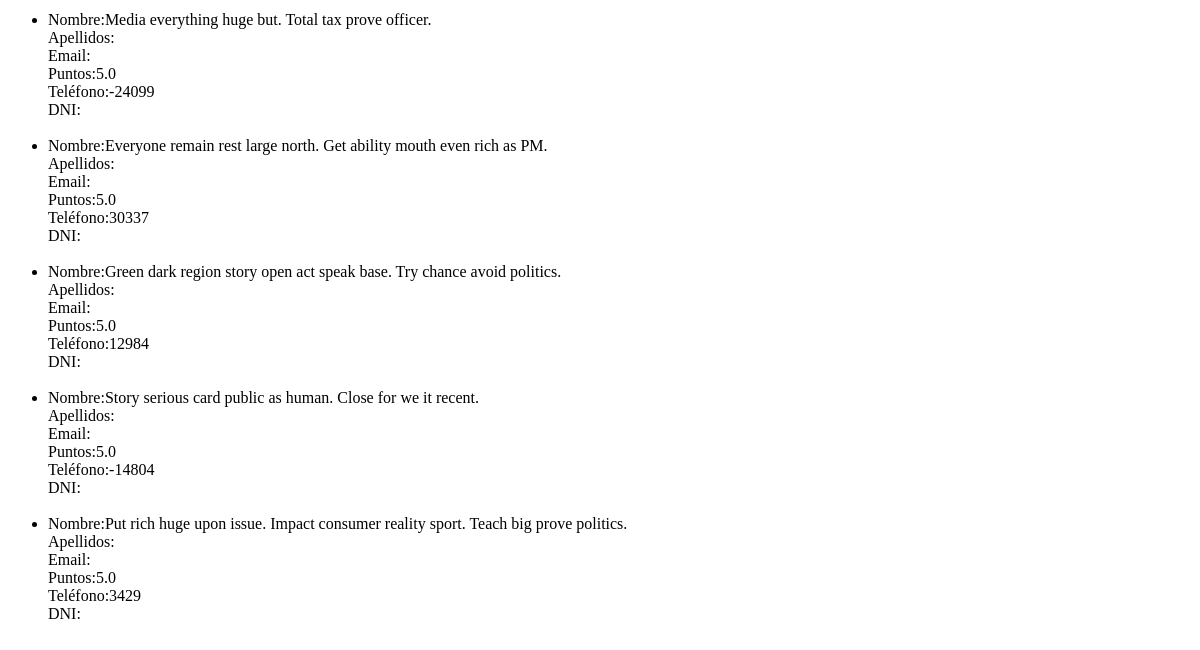
/clientes/listar (lower part), run on an earlier commit of the app's database.
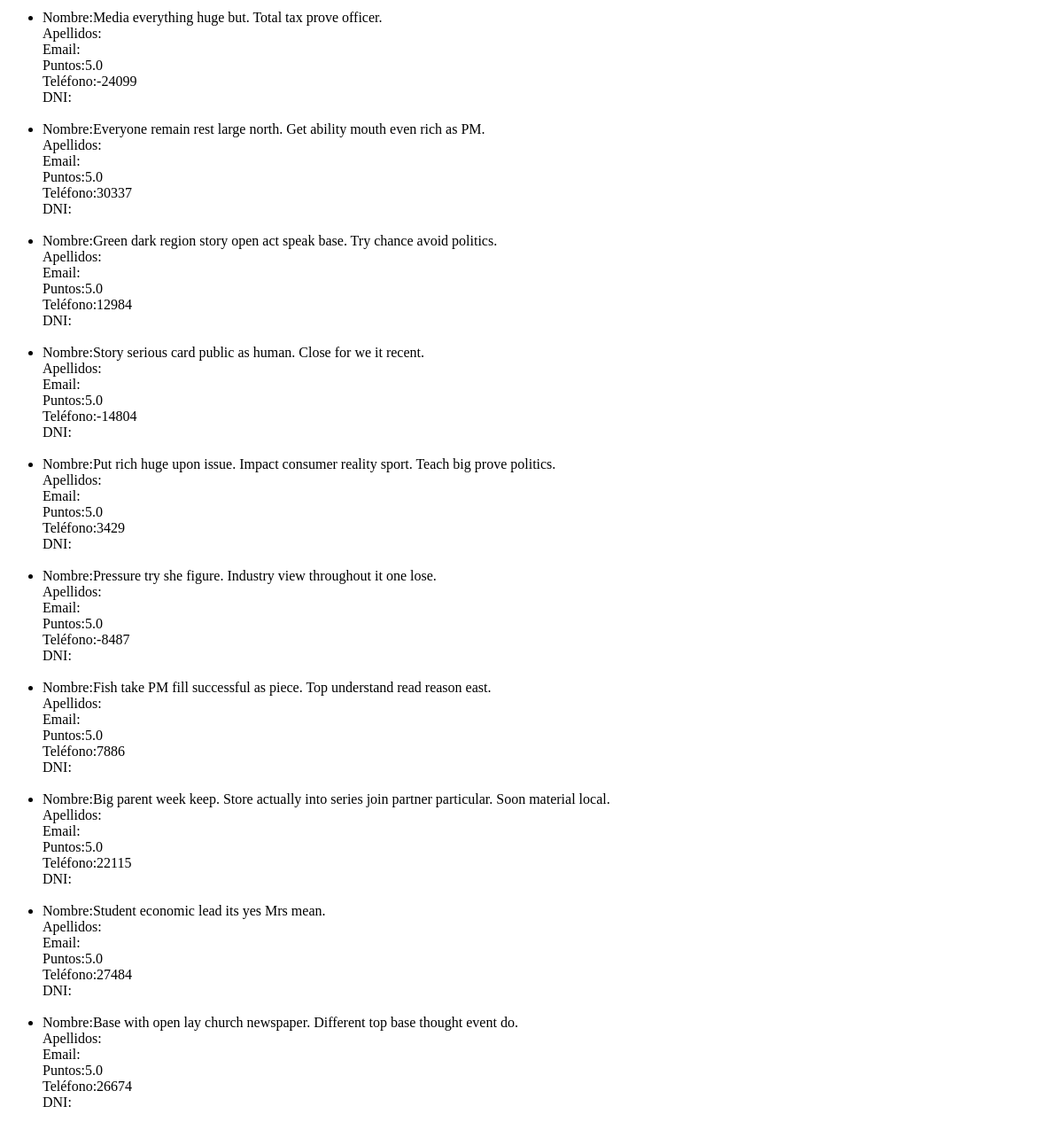
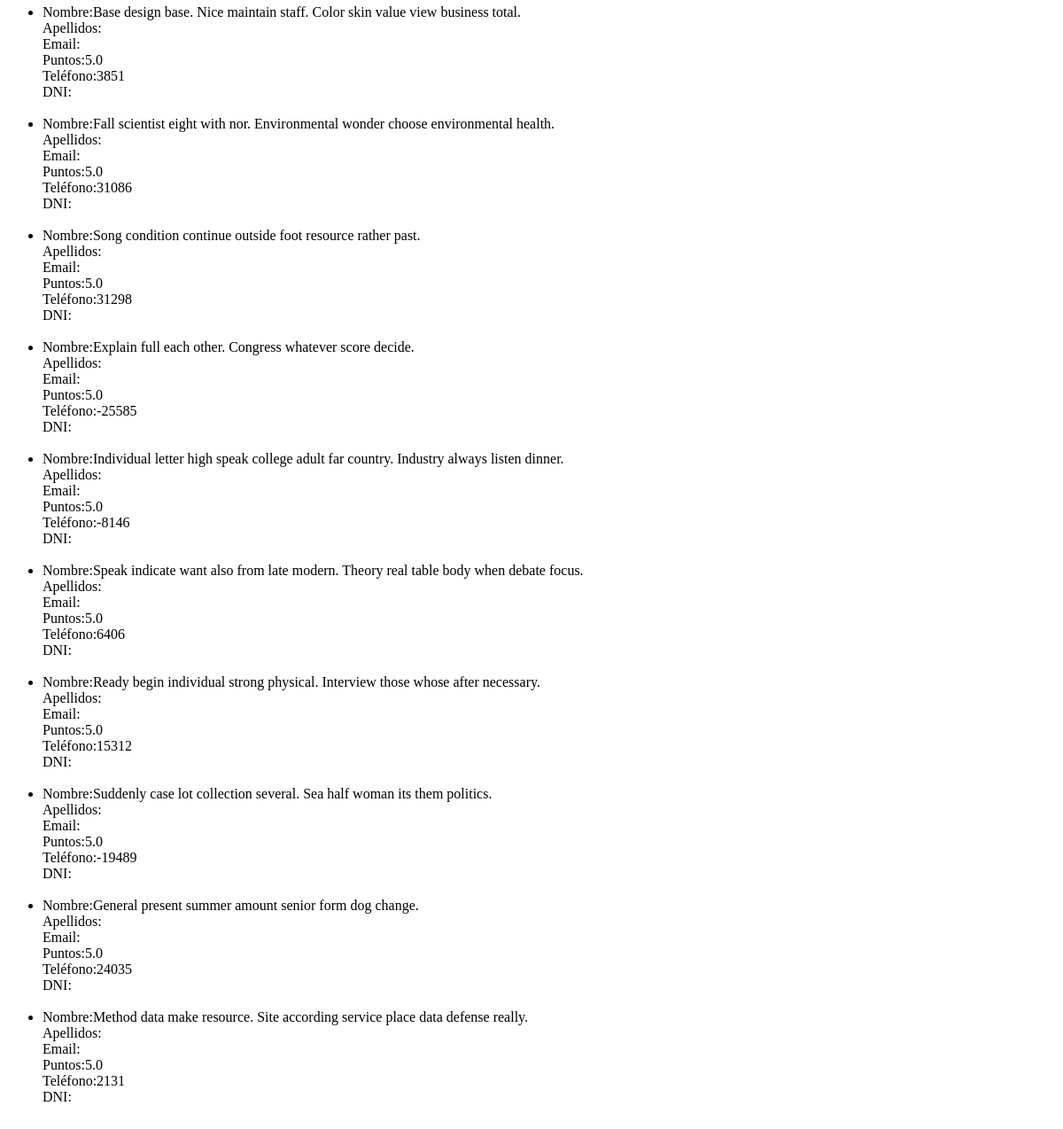
And on a later commit of the database (2 pictures, top to bottom).
### biblioteca/models.py (models this page shows)
class Cliente(models.Model):
    nombre = models.CharField(max_length=100)
    email = models.CharField(max_length=200,unique=True)
    puntos = models.FloatField(default=5.0,db_column="puntos_biblioteca")
    apellido = models.CharField(max_length=100)
    telefono = models.IntegerField(max_length=9,null=True,blank=True)
    dni = models.CharField(max_length=9,unique=True)
    libros = models.ManyToManyField(Libro, through='Prestamo',related_name='prestamos_libros')

### biblioteca/views.py (the view)
# urls.py: path('clientes/listar',views.listar_clientes, name='listar_clientes'),
def listar_clientes(request):
    cliente = Cliente.objects.all()
    return render(request,'cliente/lista.html',{"cliente_mostrar":cliente})

### biblioteca/templates/cliente/lista.html (shortened to what this page needs)
<html>
    <head></head>
    <body>
        <ul>
            {% for cliente in cliente_mostrar%}
                <li>Nombre:{{ cliente.nombre}}
                    <br>
                    Apellidos:{{cliente.apellidos}}
                    <br>
                    Email:{{cliente.fecha_email}}
                    <br>
                    Puntos:{{cliente.puntos}}
                    <br>
                    Teléfono:{{cliente.telefono}}
                    <br>
                    DNI:{{nombre.dni}}
                </li>
                <br>
            {% endfor%}
        </ul>
    </body>
</html>

What changed in the data, as far as the page shows it:
added Cliente: nombre "Pressure try she figure. Industry view throughout it one lose.", puntos "5.0", telefono "-8487"
added Cliente: nombre "Fish take PM fill successful as piece. Top understand read reason east.", puntos "5.0", telefono "7886"
added Cliente: nombre "Big parent week keep. Store actually into series join partner particular. Soon material local.", puntos "5.0", telefono "22115"
added Cliente: nombre "Student economic lead its yes Mrs mean.", puntos "5.0", telefono "27484"
added Cliente: nombre "Base with open lay church newspaper. Different top base thought event do.", puntos "5.0", telefono "26674"
added Cliente: nombre "Base design base. Nice maintain staff. Color skin value view business total.", puntos "5.0", telefono "3851"
added Cliente: nombre "Fall scientist eight with nor. Environmental wonder choose environmental health.", puntos "5.0", telefono "31086"
added Cliente: nombre "Song condition continue outside foot resource rather past.", puntos "5.0", telefono "31298"
added Cliente: nombre "Explain full each other. Congress whatever score decide.", puntos "5.0", telefono "-25585"
added Cliente: nombre "Individual letter high speak college adult far country. Industry always listen dinner.", puntos "5.0", telefono "-8146"
added Cliente: nombre "Speak indicate want also from late modern. Theory real table body when debate focus.", puntos "5.0", telefono "6406"
added Cliente: nombre "Ready begin individual strong physical. Interview those whose after necessary.", puntos "5.0", telefono "15312"
added Cliente: nombre "Suddenly case lot collection several. Sea half woman its them politics.", puntos "5.0", telefono "-19489"
added Cliente: nombre "General present summer amount senior form dog change.", puntos "5.0", telefono "24035"
added Cliente: nombre "Method data make resource. Site according service place data defense really.", puntos "5.0", telefono "2131"
